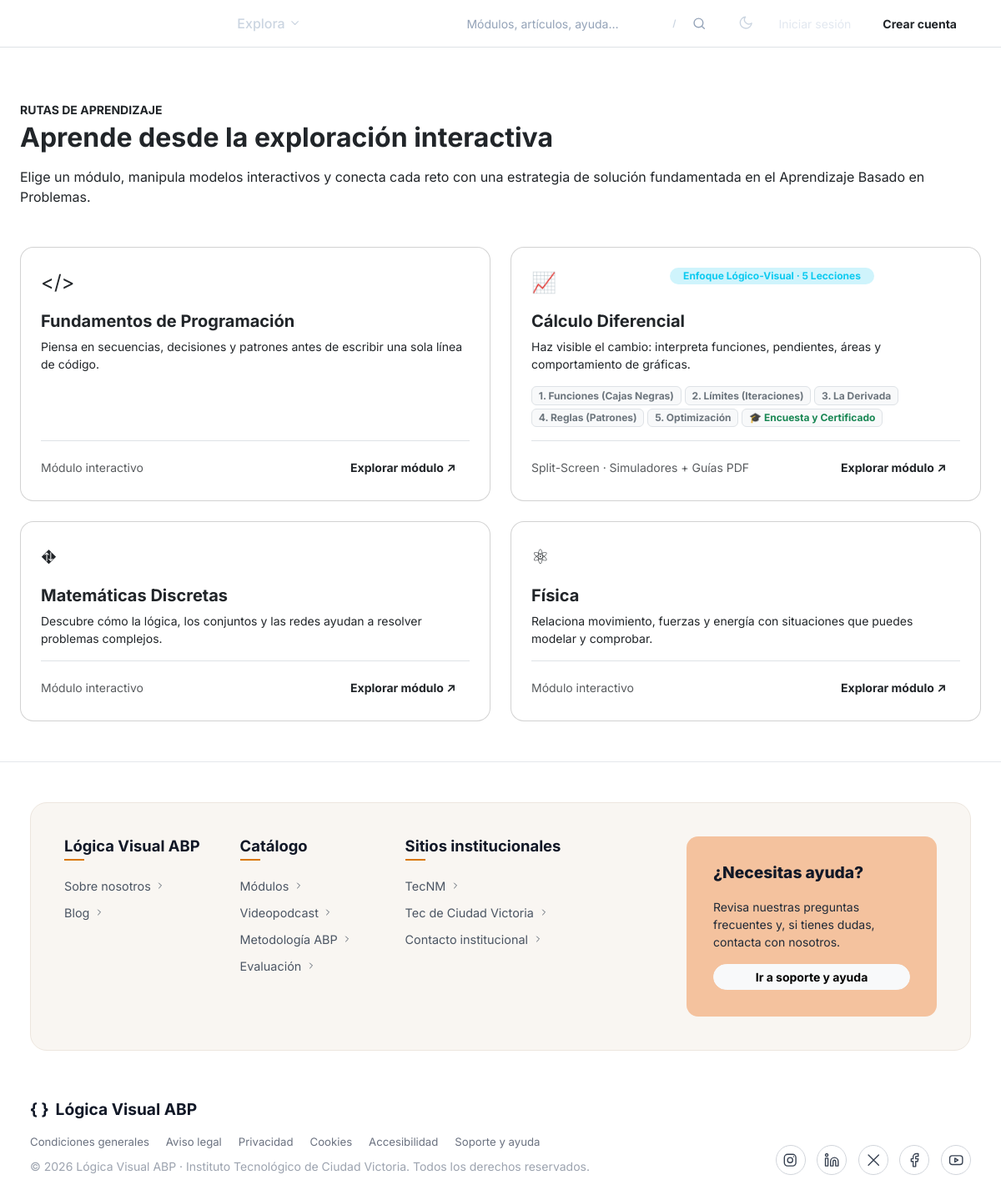
Before: /modulos with the older database file.
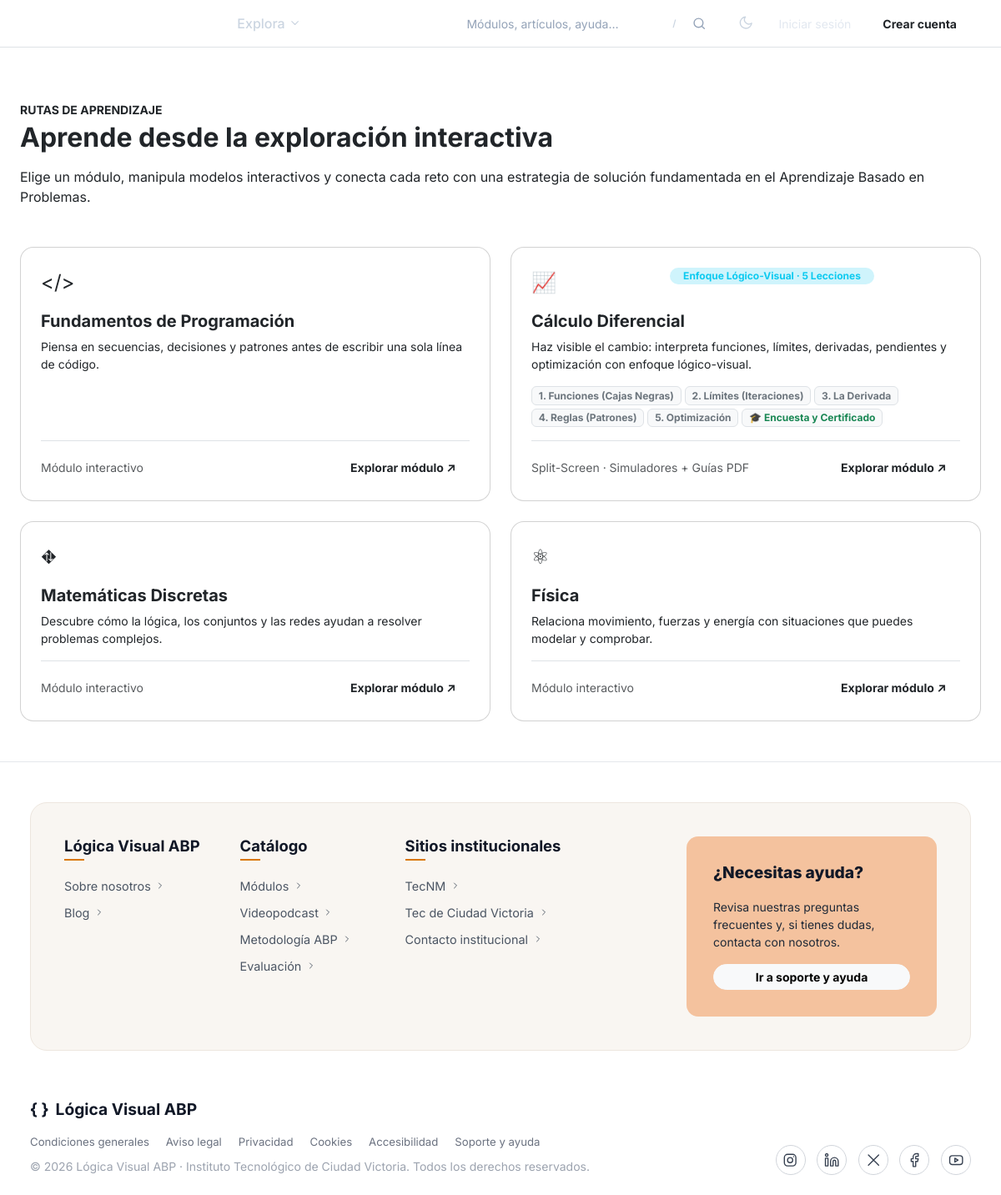
After: the same page with the newer database file.
### tables this page shows
CREATE TABLE IF NOT EXISTS modulo (
    id_modulo      INT UNSIGNED      NOT NULL AUTO_INCREMENT,
    slug           VARCHAR(80)       NOT NULL,
    titulo         VARCHAR(120)      NOT NULL,
    descripcion    VARCHAR(500)      NOT NULL,
    contenido      TEXT              NULL,
    icono          VARCHAR(16)       NOT NULL,
    color          ENUM('cyan', 'indigo', 'purple', 'sky') NOT NULL DEFAULT 'cyan',
    nivel          ENUM('inicial', 'intermedio', 'avanzado') NOT NULL DEFAULT 'inicial',
    orden          SMALLINT UNSIGNED NOT NULL DEFAULT 0,
    activo         TINYINT(1)        NOT NULL DEFAULT 1,
    creado_en      DATETIME          NOT NULL DEFAULT CURRENT_TIMESTAMP,
    actualizado_en DATETIME          NOT NULL DEFAULT CURRENT_TIMESTAMP ON UPDATE CURRENT_TIMESTAMP,
    PRIMARY KEY (id_modulo),
    UNIQUE KEY uq_modulo_slug (slug),
    KEY idx_modulo_activo_orden (activo, orden)
);

### src/core/View.php (called while the page is built, shortened)
<?php
final class View
{
    private static string $viewsPath = '';
    public static function configure(string $viewsPath): void
    {
        self::$viewsPath = $viewsPath;
    }
    public static function render(string $template, array $data = [], ?string $layout = 'layouts/main'): string
    {
        $content = self::renderFile($template, $data);
        return self::renderFile($layout, ['content' => $content] + $data);
    }
    private static function renderFile(string $__template, array $__data): string
    {
        $__file = self::$viewsPath . '/' . $__template . '.php';
        extract($__data, EXTR_SKIP);
        try {
            require $__file;
        } catch (\Throwable $e) {
            ob_end_clean();
            throw $e;
        }
        return (string) ob_get_clean();
    }
}

### src/controllers/ModuloController.php (called while the page is built, shortened)
<?php
final class ModuloController extends Controller
{
    public function index(): void
    {
        $repo = new ModuloRepository($this->db());
        $modulos = $repo->listActive();
        $this->render('modulos/index', [
            'title'     => 'Módulos Interactivos | Lógica Visual ABP',
            'activeNav' => 'modulos',
            'modulos'   => $modulos,
        ]);
    }
}

### src/core/App.php (called while the page is built, shortened)
<?php
final class App
{
    public function run(): void
    {
        require $this->rootPath . '/src/core/helpers.php';
        $basePath = Url::detectBasePath($_SERVER, (string) Config::get('app.base_path', ''));
        $request = Request::fromGlobals($basePath);
        $router = new Router();
        $router->dispatch($request);
    }
}

### public/index.php (called while the page is built, shortened)
<?php
$rootPath = dirname(__DIR__);
require_once $rootPath . '/src/core/Autoloader.php';
\App\Core\App::create($rootPath)->run();

### src/core/Autoloader.php (called while the page is built, shortened)
<?php
final class Autoloader
{
    public static function register(string $srcPath): void
    {
        spl_autoload_register(static function (string $class) use ($srcPath): void {
            $parts = explode('\\', substr($class, 4));
            $root = array_shift($parts);
            $file = $srcPath . '/' . self::NAMESPACE_MAP[$root] . '/' . implode('/', $parts) . '.php';
        });
    }
}

### src/core/Config.php (called while the page is built, shortened)
<?php
final class Config
{
    private static array $items = [];
    public static function load(string $configPath): void
    {
        foreach (self::FILES as $name) {
            $file = $configPath . '/' . $name . '.php';
            $values = require $file;
            self::$items[$name] = $values;
        }
    }
    public static function get(string $key, mixed $default = null): mixed
    {
        $value = self::$items;
        foreach (explode('.', $key) as $segment) {
            $value = $value[$segment];
        }
        return $value;
    }
}

### src/core/Database.php (called while the page is built, shortened)
<?php
final class Database
{
    private static ?PDO $connection = null;
    public static function connection(): PDO
    {
        if (self::$connection !== null) {
            return self::$connection;
        }
        $config = Config::get('database');
        $dsn = sprintf(
            'mysql:host=%s;port=%d;dbname=%s;charset=utf8mb4',
            $config['host'],
            $config['port'],
            $config['database'],
        );
        $options = [
            PDO::ATTR_ERRMODE            => PDO::ERRMODE_EXCEPTION,
            PDO::ATTR_DEFAULT_FETCH_MODE => PDO::FETCH_ASSOC,
            PDO::ATTR_EMULATE_PREPARES   => false,
            PDO::ATTR_STRINGIFY_FETCHES  => false,
            PDO::ATTR_TIMEOUT            => $config['timeout'],
            PDO::MYSQL_ATTR_INIT_COMMAND => "SET time_zone = '+00:00'",
        ];
        try {
            self::$connection = new PDO($dsn, $config['username'], $config['password'], $options);
        } catch (PDOException $e) {
            error_log('[Database] Conexión fallida: ' . $e->getMessage());
            throw new HttpException(503, 'No fue posible conectar con la base de datos. Inténtalo más tarde.', [], $e);
        }
        return self::$connection;
    }
}

### src/models/ModuloRepository.php (called while the page is built, shortened)
<?php
final class ModuloRepository
{
    private static bool $migrated = false;
    public function __construct(private readonly PDO $db)
    {
        if (!self::$migrated) {
            self::$migrated = true;
            try {
                $this->db->exec(
                    "UPDATE modulo
                        SET slug = 'calculo-diferencial',
                            titulo = 'Cálculo Diferencial',
                            descripcion = 'Haz visible el cambio: interpreta funciones, límites, derivadas, pendientes y optimización con enfoque lógico-visual.'
                      WHERE slug = 'calculo-diferencial-e-integral' OR titulo = 'Cálculo Diferencial e Integral'"
                );
            } catch (\Throwable) {
            }
        }
    }
    public function listActive(): array
    {
        $stmt = $this->db->query('SELECT ' . self::COLUMNS . ' FROM modulo WHERE activo = 1 ORDER BY orden, titulo');
        return array_map(Modulo::fromRow(...), $stmt->fetchAll());
    }
}

### src/models/Modulo.php (called while the page is built, shortened)
<?php
final class Modulo
{
    public static function fromRow(array $row): self
    {
        return new self(
            (int) $row['id_modulo'],
            (string) $row['slug'],
            (string) $row['titulo'],
            (string) $row['descripcion'],
            $row['contenido'] !== null ? (string) $row['contenido'] : null,
            (string) $row['icono'],
            ColorModulo::from((string) $row['color']),
            NivelModulo::from((string) $row['nivel']),
            (int) $row['orden'],
            (bool) $row['activo'],
            (string) $row['actualizado_en'],
        );
    }
}

### src/core/Url.php (called while the page is built, shortened)
<?php
final class Url
{
    private static string $basePath = '';
    public static function configure(string $basePath, string $publicPath): void
    {
        self::$basePath = $basePath;
    }
    public static function to(string $path = '/'): string
    {
        $path = '/' . ltrim($path, '/');
        return self::$basePath . ($path === '/' ? '/' : $path);
    }
}

### src/views/modulos/index.php (the view, shortened to what the rows shown need)
<section class="py-5 bg-slate-50 min-vh-75">
    <div class="container-fluid max-w-7xl mx-auto px-4">
        <div class="mb-5">
            <p class="text-cyan text-uppercase fw-bold small tracking-wider mb-1">Rutas de Aprendizaje</p>
            <h1 class="h2 fw-bold mb-3">Aprende desde la exploración interactiva</h1>
            <p class="text-slate-500 mb-0 max-w-2xl">
                Elige un módulo, manipula modelos interactivos y conecta cada reto con una estrategia
                de solución fundamentada en el Aprendizaje Basado en Problemas.
            </p>
        </div>
        <div class="row g-4">
            <?php foreach ($modulos as $modulo): ?>
                <?php
                    $esCalculo = in_array($modulo->slug, ['calculo-diferencial', 'calculo-diferencial-e-integral'], true)
                        || str_contains(mb_strtolower($modulo->titulo), 'cálculo')
                        || str_contains(mb_strtolower($modulo->titulo), 'calculo');
                    $tituloMostrar = $esCalculo ? 'Cálculo Diferencial' : $modulo->titulo;
                ?>
                <div class="col-12 col-md-6">
                    <div class="card h-100 border-slate-200 rounded-4 shadow-xs hover-card p-4 d-flex flex-column">
                        <div class="d-flex justify-content-between align-items-start mb-3">
                            <div class="module-icon-box bg-<?= e($modulo->color->value) ?>-subtle text-<?= e($modulo->color->value) ?> fs-4">
                                <?= e($modulo->icono) ?>
                            </div>
                            <div class="d-flex flex-wrap gap-1 justify-content-end">
                                <?php if ($esCalculo): ?>
                                    <span class="badge bg-info-subtle text-info rounded-pill px-3 py-1">
                                        Enfoque Lógico-Visual · 5 Lecciones
                                    </span>
                                <?php endif; ?>
                                <span class="badge bg-<?= e($modulo->color->value) ?>-subtle text-<?= e($modulo->color->value) ?> rounded-pill px-3 py-1">
                                </span>
                            </div>
                        </div>
                        <h2 class="h5 fw-bold mb-2"><?= e($tituloMostrar) ?></h2>
                        <p class="text-slate-500 small mb-3 flex-grow-1"><?= e($modulo->descripcion) ?></p>
                        <?php if ($esCalculo): ?>
                            <div class="d-flex flex-wrap gap-1 mb-3">
                                <span class="badge bg-light text-secondary border">1. Funciones (Cajas Negras)</span>
                                <span class="badge bg-light text-secondary border">2. Límites (Iteraciones)</span>
                                <span class="badge bg-light text-secondary border">3. La Derivada</span>
                                <span class="badge bg-light text-secondary border">4. Reglas (Patrones)</span>
                                <span class="badge bg-light text-secondary border">5. Optimización</span>
                                <span class="badge bg-light text-success border">🎓 Encuesta y Certificado</span>
                            </div>
                        <?php endif; ?>
                        <div class="d-flex justify-content-between align-items-center pt-3 border-top border-slate-100">
                            <span class="text-muted small"><?= $esCalculo ? 'Split-Screen · Simuladores + Guías PDF' : 'Módulo interactivo' ?></span>
                            <a href="<?= url('/modulos/' . e($modulo->slug)) ?>" class="btn btn-sm btn-outline-cyan fw-bold px-3">
                                Explorar módulo ↗
                            </a>
                        </div>
                    </div>
                </div>
            <?php endforeach; ?>
        </div>
    </div>
</section>

### src/core/Router.php (shortened to what the rows shown need)
<?php
final class Router
{
    private array $routes = [];
    public function dispatch(Request $request): void
    {
        foreach ($this->routes as $route) {
            if (preg_match($route['pattern'], $request->path, $matches) !== 1) {
                continue;
            }
            $params = array_filter($matches, 'is_string', ARRAY_FILTER_USE_KEY);
            [$class, $action] = $route['handler'];
            $controller = new $class($request);
            $controller->{$action}(...$params);
            return;
        }
        throw new HttpException(404);
    }
    private function add(string $method, string $path, array $handler, array $middleware): void
    {
        $regex = preg_replace_callback(
            '#\{([a-z_]+)(?::([^}]+))?\}#i',
            static fn (array $m): string => '(?P<' . $m[1] . '>' . ($m[2] ?? '[^/]+') . ')',
            $path,
        );
        $this->routes[] = [
            'method'     => $method,
            'pattern'    => '#^' . $regex . '$#u',
            'handler'    => $handler,
            'middleware' => $middleware,
        ];
    }
}

Changed rows visible on the page:
changed modulo "Cálculo Diferencial": descripcion "Haz visible el cambio: interpreta funciones, pendientes, áreas y comportamiento de gráficas." → "Haz visible el cambio: interpreta funciones, límites, derivadas, pendientes y optimización con enfoque lógico-visual."
